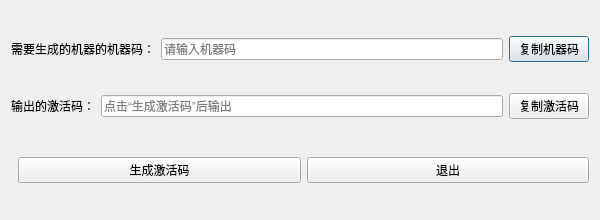
<?xml version="1.0" encoding="UTF-8"?>
<ui version="4.0">
 <class>DlgLicenseIssuerClass</class>
 <widget class="QDialog" name="DlgLicenseIssuerClass">
  <property name="geometry">
   <rect>
    <x>0</x>
    <y>0</y>
    <width>600</width>
    <height>220</height>
   </rect>
  </property>
  <property name="windowTitle">
   <string>LicenseIssuer 激活码生成工具</string>
  </property>
  <layout class="QVBoxLayout" name="verticalLayout">
   <item>
    <layout class="QHBoxLayout" name="horizontalLayoutMachineCode">
     <item>
      <widget class="QLabel" name="label_machineCodeTitle">
       <property name="text">
        <string>需要生成的机器的机器码：</string>
       </property>
      </widget>
     </item>
     <item>
      <widget class="QLineEdit" name="lineEdit_machineCode">
       <property name="placeholderText">
        <string>请输入机器码</string>
       </property>
      </widget>
     </item>
     <item>
      <widget class="QPushButton" name="btn_copyMachineCode">
       <property name="text">
        <string>复制机器码</string>
       </property>
      </widget>
     </item>
    </layout>
   </item>
   <item>
    <layout class="QHBoxLayout" name="horizontalLayoutActivationCode">
     <item>
      <widget class="QLabel" name="label_activationCodeTitle">
       <property name="text">
        <string>输出的激活码：</string>
       </property>
      </widget>
     </item>
     <item>
      <widget class="QLineEdit" name="lineEdit_activationCode">
       <property name="readOnly">
        <bool>true</bool>
       </property>
       <property name="placeholderText">
        <string>点击“生成激活码”后输出</string>
       </property>
      </widget>
     </item>
     <item>
      <widget class="QPushButton" name="btn_copyActivationCode">
       <property name="text">
        <string>复制激活码</string>
       </property>
      </widget>
     </item>
    </layout>
   </item>
   <item>
    <spacer name="verticalSpacer">
     <property name="orientation">
      <enum>Qt::Vertical</enum>
     </property>
    </spacer>
   </item>
   <item>
    <layout class="QHBoxLayout" name="horizontalLayoutButtons">
     <item>
      <spacer name="horizontalSpacer">
       <property name="orientation">
        <enum>Qt::Horizontal</enum>
       </property>
      </spacer>
     </item>
     <item>
      <widget class="QPushButton" name="btn_generate">
       <property name="text">
        <string>生成激活码</string>
       </property>
      </widget>
     </item>
     <item>
      <widget class="QPushButton" name="btn_exit">
       <property name="text">
        <string>退出</string>
       </property>
      </widget>
     </item>
    </layout>
   </item>
  </layout>
 </widget>
 <layoutdefault spacing="6" margin="11"/>
 <resources/>
 <connections/>
</ui>
